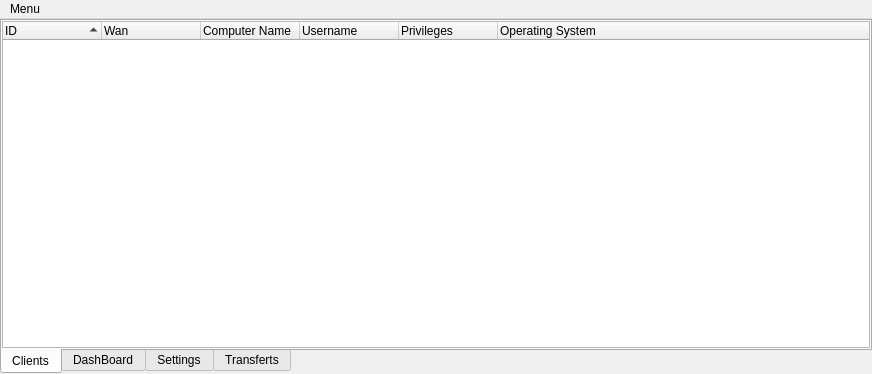
<?xml version="1.0" encoding="UTF-8"?>
<ui version="4.0">
 <class>u3HClass</class>
 <widget class="QMainWindow" name="u3HClass">
  <property name="geometry">
   <rect>
    <x>0</x>
    <y>0</y>
    <width>872</width>
    <height>374</height>
   </rect>
  </property>
  <property name="windowTitle">
   <string>u3H - Remote Access</string>
  </property>
  <property name="windowIcon">
   <iconset resource="u3h.qrc">
    <normaloff>:/u3H/u3hrsc/Acidrums4-Betelgeuse-Apps-rekonq.ico</normaloff>:/u3H/u3hrsc/Acidrums4-Betelgeuse-Apps-rekonq.ico</iconset>
  </property>
  <widget class="QWidget" name="centralWidget">
   <layout class="QGridLayout" name="gridLayout">
    <property name="leftMargin">
     <number>0</number>
    </property>
    <property name="topMargin">
     <number>0</number>
    </property>
    <property name="rightMargin">
     <number>0</number>
    </property>
    <property name="bottomMargin">
     <number>0</number>
    </property>
    <property name="spacing">
     <number>5</number>
    </property>
    <item row="0" column="0">
     <widget class="QTabWidget" name="tabWidget">
      <property name="tabPosition">
       <enum>QTabWidget::South</enum>
      </property>
      <property name="currentIndex">
       <number>0</number>
      </property>
      <property name="documentMode">
       <bool>false</bool>
      </property>
      <property name="tabsClosable">
       <bool>false</bool>
      </property>
      <property name="movable">
       <bool>false</bool>
      </property>
      <widget class="QWidget" name="tab_clients">
       <attribute name="icon">
        <iconset resource="u3h.qrc">
         <normaloff>:/u3H/u3hrsc/users.png</normaloff>:/u3H/u3hrsc/users.png</iconset>
       </attribute>
       <attribute name="title">
        <string>Clients</string>
       </attribute>
       <layout class="QGridLayout" name="gridLayout_tabClients">
        <property name="leftMargin">
         <number>0</number>
        </property>
        <property name="topMargin">
         <number>0</number>
        </property>
        <property name="rightMargin">
         <number>0</number>
        </property>
        <property name="bottomMargin">
         <number>0</number>
        </property>
        <item row="0" column="0">
         <widget class="QTreeWidget" name="treeWidget_clients">
          <property name="contextMenuPolicy">
           <enum>Qt::CustomContextMenu</enum>
          </property>
          <property name="indentation">
           <number>2</number>
          </property>
          <property name="sortingEnabled">
           <bool>true</bool>
          </property>
          <property name="animated">
           <bool>true</bool>
          </property>
          <attribute name="headerCascadingSectionResizes">
           <bool>false</bool>
          </attribute>
          <attribute name="headerDefaultSectionSize">
           <number>99</number>
          </attribute>
          <attribute name="headerHighlightSections">
           <bool>false</bool>
          </attribute>
          <attribute name="headerShowSortIndicator" stdset="0">
           <bool>true</bool>
          </attribute>
          <column>
           <property name="text">
            <string>ID</string>
           </property>
          </column>
          <column>
           <property name="text">
            <string>Wan</string>
           </property>
          </column>
          <column>
           <property name="text">
            <string>Computer Name</string>
           </property>
          </column>
          <column>
           <property name="text">
            <string>Username</string>
           </property>
          </column>
          <column>
           <property name="text">
            <string>Privileges</string>
           </property>
          </column>
          <column>
           <property name="text">
            <string>Operating System</string>
           </property>
          </column>
         </widget>
        </item>
       </layout>
      </widget>
      <widget class="QWidget" name="tab_dashboard">
       <attribute name="icon">
        <iconset resource="u3h.qrc">
         <normaloff>:/u3H/u3hrsc/dashboard.png</normaloff>:/u3H/u3hrsc/dashboard.png</iconset>
       </attribute>
       <attribute name="title">
        <string>DashBoard</string>
       </attribute>
       <layout class="QGridLayout" name="gridLayout_6">
        <item row="0" column="0">
         <widget class="QGroupBox" name="groupBox_listenersControl">
          <property name="title">
           <string>Listeners</string>
          </property>
          <layout class="QGridLayout" name="gridLayout_4">
           <item row="0" column="0">
            <widget class="QPushButton" name="pushButton_start_listeners">
             <property name="sizePolicy">
              <sizepolicy hsizetype="Minimum" vsizetype="Fixed">
               <horstretch>0</horstretch>
               <verstretch>0</verstretch>
              </sizepolicy>
             </property>
             <property name="text">
              <string>Start Listeners</string>
             </property>
             <property name="icon">
              <iconset resource="u3h.qrc">
               <normaloff>:/u3H/u3hrsc/connect.png</normaloff>:/u3H/u3hrsc/connect.png</iconset>
             </property>
            </widget>
           </item>
           <item row="0" column="1">
            <widget class="QPushButton" name="pushButton_stop_listeners">
             <property name="layoutDirection">
              <enum>Qt::LeftToRight</enum>
             </property>
             <property name="text">
              <string>Stop Listeners</string>
             </property>
             <property name="icon">
              <iconset resource="u3h.qrc">
               <normaloff>:/u3H/u3hrsc/disconnect.png</normaloff>:/u3H/u3hrsc/disconnect.png</iconset>
             </property>
            </widget>
           </item>
           <item row="1" column="0" colspan="2">
            <widget class="QTreeWidget" name="treeWidget_listeners">
             <property name="indentation">
              <number>2</number>
             </property>
             <property name="headerHidden">
              <bool>true</bool>
             </property>
             <attribute name="headerVisible">
              <bool>false</bool>
             </attribute>
             <attribute name="headerDefaultSectionSize">
              <number>75</number>
             </attribute>
             <column>
              <property name="text">
               <string notr="true"/>
              </property>
             </column>
             <column>
              <property name="text">
               <string>Port</string>
              </property>
             </column>
             <column>
              <property name="text">
               <string>Status</string>
              </property>
             </column>
            </widget>
           </item>
          </layout>
         </widget>
        </item>
        <item row="0" column="1" rowspan="2">
         <widget class="QGroupBox" name="groupBox">
          <property name="title">
           <string>Event Logs</string>
          </property>
          <layout class="QGridLayout" name="gridLayout_5">
           <item row="0" column="0">
            <widget class="QTextEdit" name="textEdit_eventsLogs"/>
           </item>
          </layout>
         </widget>
        </item>
        <item row="1" column="0">
         <widget class="QGroupBox" name="groupBox_2">
          <property name="title">
           <string>Stats</string>
          </property>
          <layout class="QGridLayout" name="gridLayout_3">
           <item row="0" column="0">
            <widget class="QLabel" name="label_5">
             <property name="text">
              <string>Clients connected:</string>
             </property>
            </widget>
           </item>
           <item row="0" column="1">
            <widget class="QLabel" name="label_dashboard_clientsCount">
             <property name="text">
              <string>0</string>
             </property>
            </widget>
           </item>
           <item row="1" column="0">
            <widget class="QLabel" name="label_3">
             <property name="text">
              <string>Uploaded bytes :</string>
             </property>
            </widget>
           </item>
           <item row="1" column="1">
            <widget class="QLabel" name="label_dashboard_uploaded">
             <property name="text">
              <string>0</string>
             </property>
            </widget>
           </item>
           <item row="2" column="0">
            <widget class="QLabel" name="label_4">
             <property name="text">
              <string>Downloaded bytes :</string>
             </property>
            </widget>
           </item>
           <item row="2" column="1">
            <widget class="QLabel" name="label_dashboard_downloaded">
             <property name="text">
              <string>0</string>
             </property>
            </widget>
           </item>
          </layout>
         </widget>
        </item>
       </layout>
      </widget>
      <widget class="QWidget" name="tab_settings">
       <attribute name="icon">
        <iconset resource="u3h.qrc">
         <normaloff>:/u3H/u3hrsc/setting_tools.png</normaloff>:/u3H/u3hrsc/setting_tools.png</iconset>
       </attribute>
       <attribute name="title">
        <string>Settings</string>
       </attribute>
       <layout class="QGridLayout" name="gridLayout_2">
        <property name="leftMargin">
         <number>0</number>
        </property>
        <property name="topMargin">
         <number>0</number>
        </property>
        <property name="rightMargin">
         <number>0</number>
        </property>
        <property name="bottomMargin">
         <number>0</number>
        </property>
        <item row="2" column="1">
         <widget class="QFrame" name="frame">
          <property name="sizePolicy">
           <sizepolicy hsizetype="Preferred" vsizetype="Fixed">
            <horstretch>0</horstretch>
            <verstretch>0</verstretch>
           </sizepolicy>
          </property>
          <property name="minimumSize">
           <size>
            <width>0</width>
            <height>25</height>
           </size>
          </property>
          <property name="frameShape">
           <enum>QFrame::StyledPanel</enum>
          </property>
          <property name="frameShadow">
           <enum>QFrame::Raised</enum>
          </property>
          <layout class="QHBoxLayout" name="horizontalLayout">
           <property name="leftMargin">
            <number>2</number>
           </property>
           <property name="topMargin">
            <number>2</number>
           </property>
           <property name="rightMargin">
            <number>2</number>
           </property>
           <property name="bottomMargin">
            <number>2</number>
           </property>
           <item>
            <widget class="QPushButton" name="pushButton_settingPage_resetDefault">
             <property name="text">
              <string>Reset to default</string>
             </property>
            </widget>
           </item>
           <item>
            <spacer name="horizontalSpacer">
             <property name="orientation">
              <enum>Qt::Horizontal</enum>
             </property>
             <property name="sizeHint" stdset="0">
              <size>
               <width>291</width>
               <height>16</height>
              </size>
             </property>
            </spacer>
           </item>
           <item>
            <widget class="QPushButton" name="pushButton_settingPage_saveSettings">
             <property name="text">
              <string>Save Settings</string>
             </property>
            </widget>
           </item>
          </layout>
         </widget>
        </item>
        <item row="0" column="0" rowspan="3">
         <widget class="QTreeWidget" name="treeWidget_settings">
          <property name="sizePolicy">
           <sizepolicy hsizetype="Fixed" vsizetype="Expanding">
            <horstretch>0</horstretch>
            <verstretch>0</verstretch>
           </sizepolicy>
          </property>
          <property name="indentation">
           <number>2</number>
          </property>
          <attribute name="headerVisible">
           <bool>false</bool>
          </attribute>
          <column>
           <property name="text">
            <string>0</string>
           </property>
          </column>
          <item>
           <property name="text">
            <string>General</string>
           </property>
           <property name="icon">
            <iconset resource="u3h.qrc">
             <normaloff>:/u3H/u3hrsc/settings.png</normaloff>:/u3H/u3hrsc/settings.png</iconset>
           </property>
          </item>
         </widget>
        </item>
        <item row="1" column="1">
         <widget class="QStackedWidget" name="stackedWidget_settings">
          <property name="enabled">
           <bool>true</bool>
          </property>
          <property name="sizePolicy">
           <sizepolicy hsizetype="Preferred" vsizetype="Preferred">
            <horstretch>0</horstretch>
            <verstretch>0</verstretch>
           </sizepolicy>
          </property>
          <property name="minimumSize">
           <size>
            <width>0</width>
            <height>0</height>
           </size>
          </property>
          <property name="currentIndex">
           <number>0</number>
          </property>
          <widget class="QWidget" name="page_listeners">
           <widget class="QWidget" name="gridLayoutWidget">
            <property name="geometry">
             <rect>
              <x>10</x>
              <y>10</y>
              <width>171</width>
              <height>61</height>
             </rect>
            </property>
            <layout class="QGridLayout" name="gridLayout_8">
             <item row="0" column="0">
              <widget class="QLabel" name="label">
               <property name="text">
                <string>Connexions port : </string>
               </property>
              </widget>
             </item>
             <item row="0" column="1">
              <widget class="QLineEdit" name="lineEdit_connexionPort"/>
             </item>
             <item row="1" column="0">
              <widget class="QLabel" name="label_2">
               <property name="text">
                <string>Transferts port : </string>
               </property>
              </widget>
             </item>
             <item row="1" column="1">
              <widget class="QLineEdit" name="lineEdit_transfertsPort"/>
             </item>
            </layout>
           </widget>
           <widget class="QCheckBox" name="checkBox_autostartlisteners">
            <property name="geometry">
             <rect>
              <x>10</x>
              <y>80</y>
              <width>151</width>
              <height>21</height>
             </rect>
            </property>
            <property name="text">
             <string>Start listeners on start</string>
            </property>
           </widget>
           <widget class="QCheckBox" name="checkBox_enableVerboseDashboard">
            <property name="geometry">
             <rect>
              <x>10</x>
              <y>250</y>
              <width>191</width>
              <height>21</height>
             </rect>
            </property>
            <property name="text">
             <string>Enable debug output in dashboard</string>
            </property>
           </widget>
          </widget>
         </widget>
        </item>
       </layout>
      </widget>
      <widget class="QWidget" name="tab_transferts">
       <attribute name="icon">
        <iconset resource="u3h.qrc">
         <normaloff>:/u3H/u3hrsc/download.png</normaloff>:/u3H/u3hrsc/download.png</iconset>
       </attribute>
       <attribute name="title">
        <string>Transferts</string>
       </attribute>
       <layout class="QGridLayout" name="gridLayout_7">
        <item row="0" column="0">
         <widget class="QTableWidget" name="tableWidget_transferts">
          <column>
           <property name="text">
            <string>Client</string>
           </property>
          </column>
          <column>
           <property name="text">
            <string>Filename</string>
           </property>
          </column>
          <column>
           <property name="text">
            <string>Size</string>
           </property>
          </column>
          <column>
           <property name="text">
            <string>Progress</string>
           </property>
          </column>
         </widget>
        </item>
       </layout>
      </widget>
     </widget>
    </item>
   </layout>
  </widget>
  <widget class="QMenuBar" name="menuBar">
   <property name="geometry">
    <rect>
     <x>0</x>
     <y>0</y>
     <width>872</width>
     <height>22</height>
    </rect>
   </property>
   <widget class="QMenu" name="menuMenu">
    <property name="title">
     <string>Menu</string>
    </property>
    <property name="icon">
     <iconset resource="u3h.qrc">
      <normaloff>:/u3H/u3hrsc/menu.png</normaloff>:/u3H/u3hrsc/menu.png</iconset>
    </property>
    <widget class="QMenu" name="menuTheme">
     <property name="title">
      <string>Theme</string>
     </property>
    </widget>
    <addaction name="menuTheme"/>
    <addaction name="separator"/>
    <addaction name="actionCreate_Server"/>
    <addaction name="separator"/>
    <addaction name="actionQuit"/>
   </widget>
   <addaction name="menuMenu"/>
  </widget>
  <action name="actionQuit">
   <property name="text">
    <string>Quit</string>
   </property>
  </action>
  <action name="actionClose_listener">
   <property name="text">
    <string>Close listener</string>
   </property>
  </action>
  <action name="actionCreate_Server">
   <property name="text">
    <string>Create Server</string>
   </property>
  </action>
  <action name="actionA">
   <property name="text">
    <string>a</string>
   </property>
  </action>
 </widget>
 <layoutdefault spacing="6" margin="11"/>
 <resources>
  <include location="u3h.qrc"/>
 </resources>
 <connections/>
</ui>
